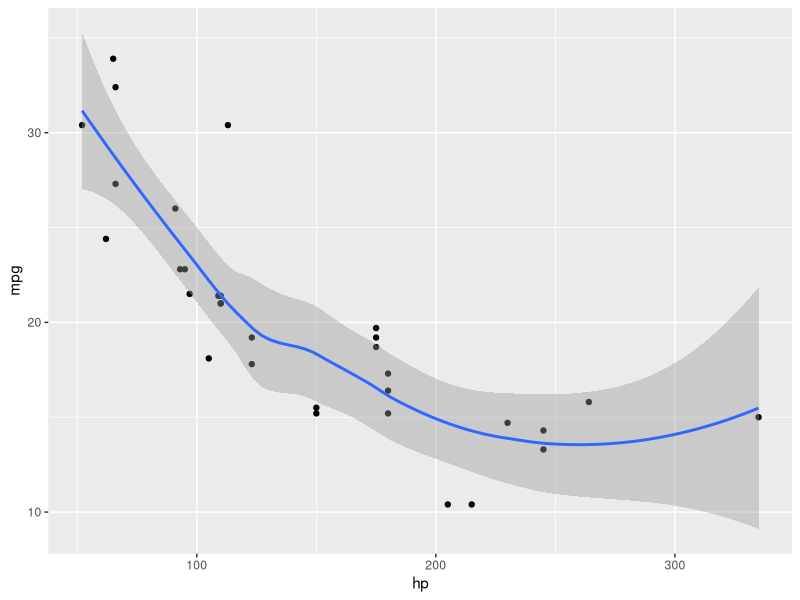
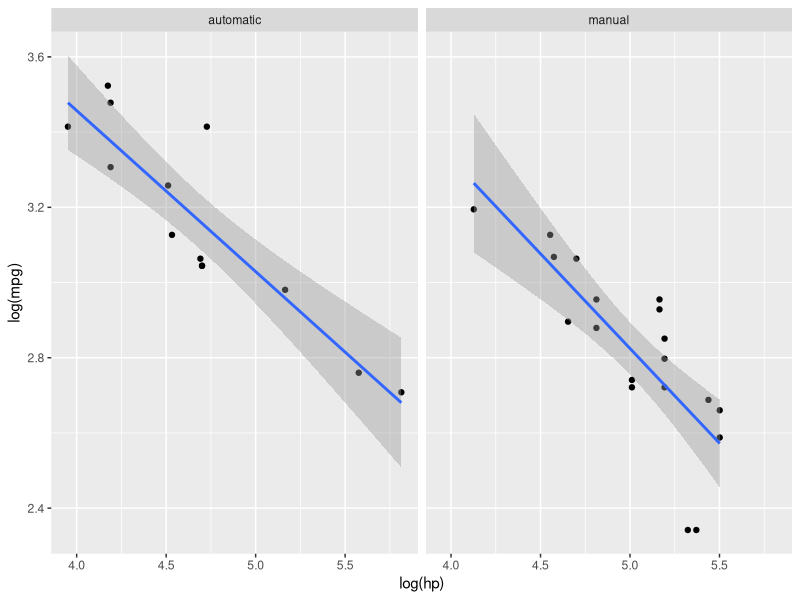
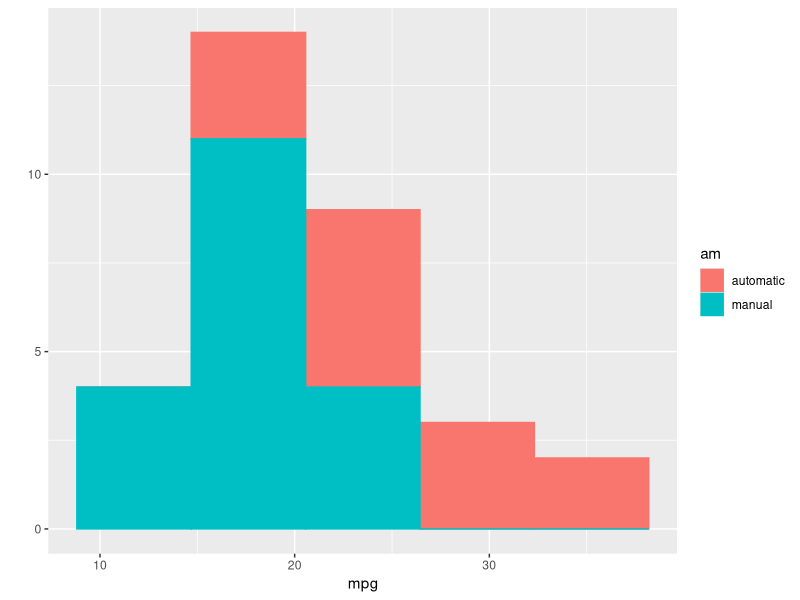
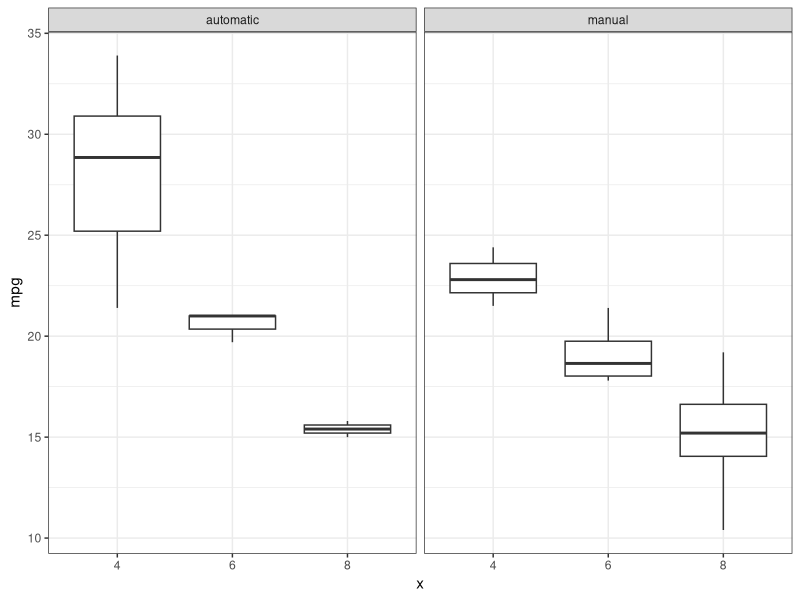
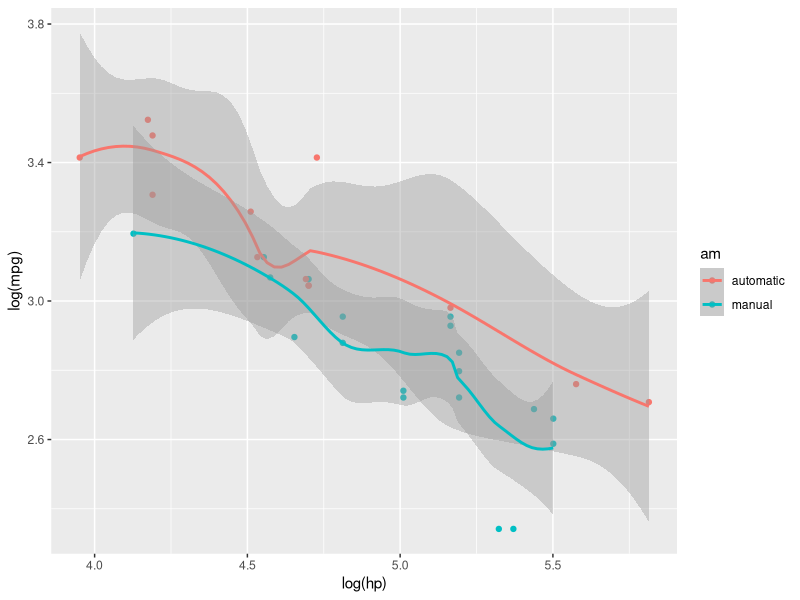
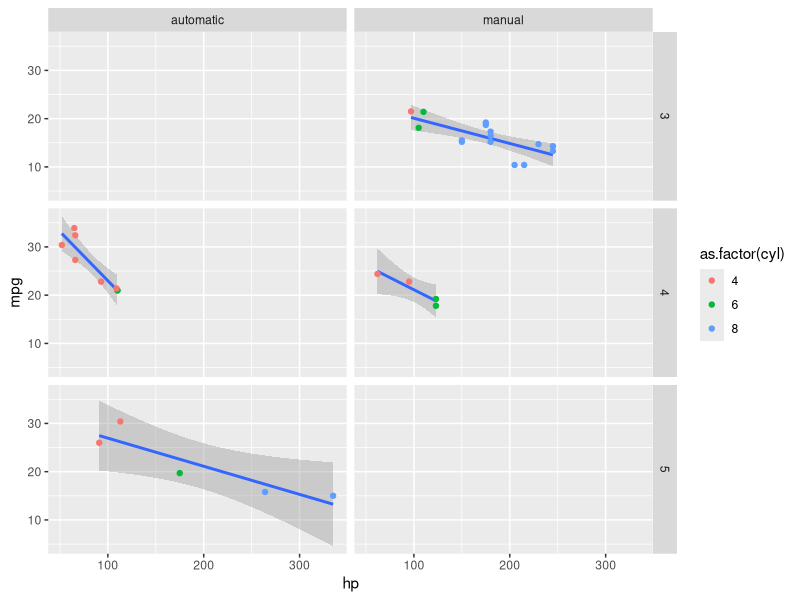

Recreate these plots in R, in order.
install.packages("grid")
library("ggplot2")

#################
#######(1)#######
##USING GGPLOT2##
#################

data("mtcars")
mtcars[mtcars$am==1,"am"] <- "automatic"
mtcars[mtcars$am==0,"am"] <- "manual"

#MPG histogram, cyl and gear by mpg boxplot
plot5<-qplot(mpg, data=mtcars, geom="histogram", bins=5, fill=am, col=am)
plot6<-qplot(as.factor(mtcars$cyl),mpg,data=mtcars,geom="boxplot",xlab=deparse(substitute(x)))+theme_bw()+facet_wrap(~am)

#Scatter plot and lm of hp by mpg
qplot(hp,mpg,data=mtcars)+geom_smooth()
qplot(log(hp),log(mpg),data=mtcars)+geom_smooth(method="lm")+facet_wrap(~am)
plot15<-qplot(log(hp),log(mpg),data=mtcars,col=am)+geom_smooth()

#Big plot
mpg_hp_gear_trans_cyl <- qplot(hp,mpg,data=mtcars,geom="blank")+facet_grid(gear~am)
plot17<-mpg_hp_gear_trans_cyl+geom_smooth(method="lm")+geom_point(aes(color=as.factor(cyl)))
 
pdf("Westfall_Ex1.pdf")
plot5
plot6
plot15
plot17
dev.off()
